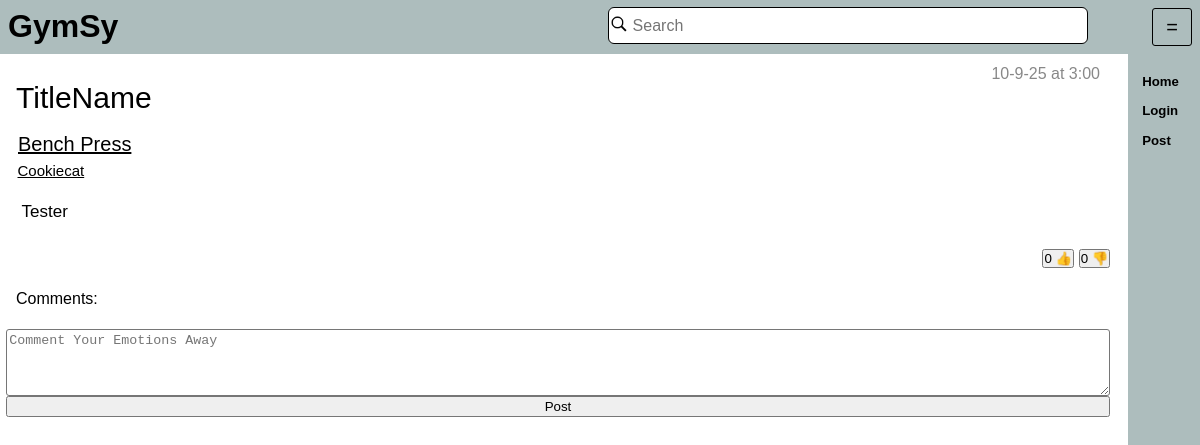
Screenshot of /post/2 with the database file from the repository.
### tables this page shows
CREATE TABLE "Post" (
	"PostID"	INTEGER UNIQUE,
	"PostContent"	TEXT,
	"ExcersiseID"	INTEGER,
	"AccountID"	INTEGER,
	"Title"	TEXT,
	"Date"	TEXT,
	"Time"	TEXT,
	"Parent"	INTEGER,
	PRIMARY KEY("PostID"),
	FOREIGN KEY("AccountID") REFERENCES "Account"("AccountID"),
	FOREIGN KEY("ExcersiseID") REFERENCES "Excersise"("ExcersiseID")
);

CREATE TABLE "Excersise" (
	"ExcersiseID"	INTEGER UNIQUE,
	"MuscleID"	INTEGER,
	"ExcersiseName"	TEXT,
	PRIMARY KEY("ExcersiseID"),
	FOREIGN KEY("MuscleID") REFERENCES "MuscleGroup"("MuscleID")
);

CREATE TABLE "Account" (
	"AccountID"	INTEGER UNIQUE,
	"Name"	TEXT,
	"Username"	TEXT UNIQUE,
	"Password"	TEXT,
	"Admin"	INTEGER,
	PRIMARY KEY("AccountID")
);

### app.py (the view)
@app.route("/post/<post>")
def ShowPost(post):
    print(post)
    PostData = DatabaseHandler.GetPost(int(post))
    CommentData = DatabaseHandler.GetComments(int(post))
    if PostData is None:
        return app.redirect("/home",302)
    Id = cache.get("id")
    if Id is None:
        cache.set("id", 0)
        Id = 0
    return render_template("Post.html",ID = Id,
                            data = PostData,
                            Comments = CommentData,
                            PostID = post
                            )

### Database/DatabaseHandler.py (called while the page is built)
def GetPost(ID: int):
    with sqlite3.connect("Database/GymsyDatabase.db") as Connection:
        Cursor = Connection.cursor()
        Result = Cursor.execute(SqlCommands.GetPostsFromPostID.ReturnQuery([ID])).fetchone()
        return Result

def GetComments(ParentID: int):
    with sqlite3.connect("Database/GymsyDatabase.db") as Connection:
        Cursor = Connection.cursor()
        Result = Cursor.execute(SqlCommands.GetPostComments.ReturnQuery([ParentID,ParentID]))
        return Result.fetchall()
    return 0

### Database/SqlCommands.py (called while the page is built)
    def ReturnQuery(self,NewContent: list = []):
        if type(NewContent) != list:
            NewContent = [NewContent]
        if len(NewContent) == len(self.Additions):
            return self.Query.format(*NewContent)
        else:
            print(NewContent, self.Additions)
            return "ERROR building Query"

### app.py (called while the page is built)
@app.after_request
def after_request(response):
    response.headers["Cache-Control"] = "no-cache, no-store, must-revalidate,public, max-age=0"
    response.headers['X-UA-Compatible'] = 'IE=Edge,chrome=1'
    response.cache_control.max_age = 0
    return response

### templates/Post.html (shortened to what this page needs)
{% extends 'index.html' %}
{% block content %}
<PostMain>
    <div class = "title" style = "Padding: 0;">
        <p class = "PostTitle">{{data[1]}}</p>
        <p style="margin-left: auto; margin-top: 0;color: #888888">{{data[9]}} at {{data[8]}}</p>
    </div>
    <a class = "PostExcersiseTitleText" href = "/exercise/{{data[3]}}">{{data[6]}}</a>
    <a class = "MainpostUsername" href = "/users/{{data[7]}}">{{data[7]}}</a>
    <div style = "margin: 1rem;">
		<a class = "PostDescription">
        {{data[2]}}
        </a>
	</div>
    <div class = "likeBar">
         <button class = "likeButton" id="Like:{{data[0]}}"
                            onclick={%if ID == 0 %} "OpenPopUp('popUp');ChildClicked();" {%else%} "SendLike({{ID}}, 1,{{data[0]}});updateLikes('{{data[0]}}');ChildClicked();" {%endif%} >
        {{data[4]}}&nbsp👍</button>
        <button class = "likeButton" id="Dislike:{{data[0]}}"
                onclick= {%if ID == 0 %} "OpenPopUp('popUp');ChildClicked();" {%else%} "SendLike({{ID}}, -1,{{data[0]}}); updateLikes('{{data[0]}}');ChildClicked();" {%endif%} >
        {{data[5]}}&nbsp👎</button>
    </div>
</PostMain>
<p>Comments:</p>
<div style="display: flex; flex-direction: column;">
    <textarea class = "Commentbox" id="CommentID" name="Comment" rows="4" cols="50" placeholder="Comment Your Emotions Away"></textarea>
    <button style = "" onclick= {%if ID == 0 %} "OpenPopUp('popUp');ChildClicked();" {%else%} "SendComment(document.getElementById('CommentID').value,{{PostID}},'{{ID}}')"{%endif%}>Post</button>
</div>
<div>
</div>
{% endblock %}

### templates/static/styles/Style.css (style rules this page uses)
html { font-size: 16px; margin: 0; height: 100%; font-family: Helvetica, Arial, sans-serif; overflow-x:hidden; }
body { overflow-x:hidden; margin: 0; background-color: #FFFFFF; height: 100%; display: flex; }
p { margin: 1rem; color: #000000; display: flex; }
div { padding: 0.5% 0.5% 0.5% 0.5%; }
div.likeBar { margin-top: auto; margin-left: auto; }
button.likeButton { padding: 0; }
div.title { display: flex; flex-direction: row; text-overflow: ellipsis; width: auto; margin-bottom: 0; }
PostMain { display: flex; flex-direction: column; width:100%; height:auto }
p.PostTitle { font-size: 30px; margin: 1rem; }
a.PostExcersiseTitleText { font-size: 20px; color: #000000; width: auto; margin-left: 1rem; text-decoration: underline; text-transform: capitalize; color: #000000; margin-block-end: 0.2%; padding: 0.1em; }
a.MainpostUsername { font-size: 15px; text-decoration: underline; text-transform: capitalize; padding: 0.1em; color: #000000; margin-left: 1rem; }
a.PostDescription { font-size: 17px; }
textarea.Commentbox { text-align:start; border-radius:3px;padding: 2.6px; }

### rows the page displays
Post: Title "TitleName", Date "10-9-25", Time "3:00", PostContent "Tester"
Excersise: ExcersiseName "Bench Press"
Account: Username "Cookiecat"

### other values shown
{{ data[4] }} "0"
{{ data[5] }} "0"
